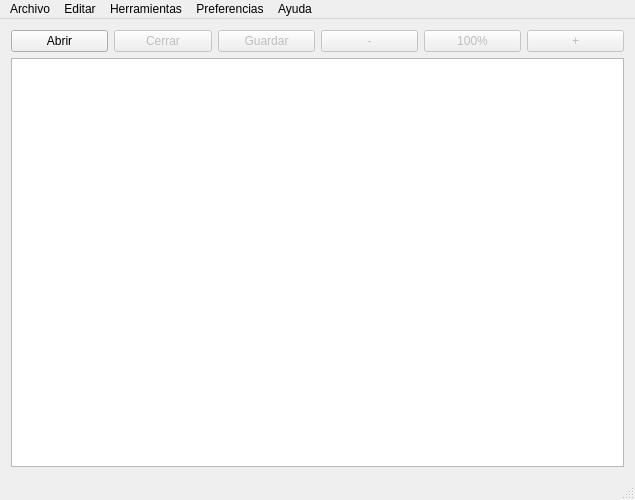
<?xml version="1.0" encoding="UTF-8"?>
<ui version="4.0">
 <class>MainWindow</class>
 <widget class="QMainWindow" name="MainWindow">
  <property name="geometry">
   <rect>
    <x>0</x>
    <y>0</y>
    <width>635</width>
    <height>500</height>
   </rect>
  </property>
  <property name="sizePolicy">
   <sizepolicy hsizetype="Fixed" vsizetype="Fixed">
    <horstretch>0</horstretch>
    <verstretch>0</verstretch>
   </sizepolicy>
  </property>
  <property name="minimumSize">
   <size>
    <width>600</width>
    <height>500</height>
   </size>
  </property>
  <property name="windowTitle">
   <string>Visor de Imágenes</string>
  </property>
  <widget class="QWidget" name="centralWidget">
   <property name="sizePolicy">
    <sizepolicy hsizetype="Preferred" vsizetype="Preferred">
     <horstretch>0</horstretch>
     <verstretch>0</verstretch>
    </sizepolicy>
   </property>
   <property name="layoutDirection">
    <enum>Qt::LeftToRight</enum>
   </property>
   <layout class="QHBoxLayout" name="horizontalLayout_5">
    <item>
     <layout class="QVBoxLayout" name="verticalLayout">
      <item>
       <layout class="QHBoxLayout" name="horizontalLayout">
        <item>
         <layout class="QHBoxLayout" name="accionesLayaout">
          <item>
           <widget class="QPushButton" name="abrirButton">
            <property name="text">
             <string>Abrir</string>
            </property>
           </widget>
          </item>
          <item>
           <widget class="QPushButton" name="cerrarButton">
            <property name="enabled">
             <bool>false</bool>
            </property>
            <property name="text">
             <string>Cerrar</string>
            </property>
           </widget>
          </item>
          <item>
           <widget class="QPushButton" name="guardarButton">
            <property name="enabled">
             <bool>false</bool>
            </property>
            <property name="text">
             <string>Guardar</string>
            </property>
           </widget>
          </item>
         </layout>
        </item>
        <item>
         <layout class="QHBoxLayout" name="horizontalLayout_3">
          <property name="sizeConstraint">
           <enum>QLayout::SetDefaultConstraint</enum>
          </property>
         </layout>
        </item>
        <item>
         <layout class="QHBoxLayout" name="verLayout">
          <item>
           <widget class="QPushButton" name="zoomOutButton">
            <property name="enabled">
             <bool>false</bool>
            </property>
            <property name="text">
             <string>-</string>
            </property>
           </widget>
          </item>
          <item>
           <widget class="QPushButton" name="zoomZeroButton">
            <property name="enabled">
             <bool>false</bool>
            </property>
            <property name="text">
             <string>100%</string>
            </property>
           </widget>
          </item>
          <item>
           <widget class="QPushButton" name="zoomInButton">
            <property name="enabled">
             <bool>false</bool>
            </property>
            <property name="text">
             <string>+</string>
            </property>
           </widget>
          </item>
         </layout>
        </item>
       </layout>
      </item>
      <item>
       <widget class="GraphicsView" name="graphicsView"/>
      </item>
     </layout>
    </item>
   </layout>
  </widget>
  <widget class="QMenuBar" name="menuBar">
   <property name="geometry">
    <rect>
     <x>0</x>
     <y>0</y>
     <width>635</width>
     <height>27</height>
    </rect>
   </property>
   <widget class="QMenu" name="menuArchivo">
    <property name="title">
     <string>Archivo</string>
    </property>
    <addaction name="actionAbrir"/>
    <addaction name="separator"/>
    <addaction name="actionGuardar"/>
    <addaction name="actionGuardar_como"/>
    <addaction name="separator"/>
    <addaction name="actionCerrar"/>
    <addaction name="actionSalir"/>
   </widget>
   <widget class="QMenu" name="menuEditar">
    <property name="title">
     <string>Editar</string>
    </property>
    <addaction name="actionAbrir_con"/>
    <addaction name="separator"/>
    <addaction name="actionAbrir_directorio"/>
    <addaction name="actionAbrir_terminal"/>
    <addaction name="separator"/>
    <addaction name="actionRenombrar"/>
    <addaction name="actionEliminar"/>
   </widget>
   <widget class="QMenu" name="menuHerramientas">
    <property name="title">
     <string>Herramientas</string>
    </property>
    <widget class="QMenu" name="menuZoom">
     <property name="enabled">
      <bool>false</bool>
     </property>
     <property name="title">
      <string>Zoom</string>
     </property>
     <addaction name="actionAmpliar"/>
     <addaction name="actionReducir"/>
     <addaction name="actionAjustar"/>
     <addaction name="actionNormal"/>
    </widget>
    <widget class="QMenu" name="menuRotar">
     <property name="enabled">
      <bool>false</bool>
     </property>
     <property name="title">
      <string>Rotar</string>
     </property>
     <addaction name="actionRotarDerecha"/>
     <addaction name="actionRotarIzquierda"/>
    </widget>
    <addaction name="menuZoom"/>
    <addaction name="menuRotar"/>
    <addaction name="separator"/>
    <addaction name="actionRestablecer"/>
   </widget>
   <widget class="QMenu" name="menuPreferencias">
    <property name="title">
     <string>Preferencias</string>
    </property>
    <addaction name="actionPantalla_completa"/>
   </widget>
   <widget class="QMenu" name="menuAyuda">
    <property name="title">
     <string>Ayuda</string>
    </property>
    <addaction name="actionAyuda"/>
    <addaction name="separator"/>
    <addaction name="actionAcerca_de"/>
   </widget>
   <addaction name="menuArchivo"/>
   <addaction name="menuEditar"/>
   <addaction name="menuHerramientas"/>
   <addaction name="menuPreferencias"/>
   <addaction name="menuAyuda"/>
  </widget>
  <widget class="QStatusBar" name="statusBar"/>
  <action name="actionAyuda">
   <property name="text">
    <string>Ayuda</string>
   </property>
   <property name="shortcut">
    <string>F1</string>
   </property>
  </action>
  <action name="actionAcerca_de">
   <property name="text">
    <string>Acerca de</string>
   </property>
   <property name="shortcut">
    <string>F2</string>
   </property>
  </action>
  <action name="actionGuardar">
   <property name="enabled">
    <bool>false</bool>
   </property>
   <property name="text">
    <string>Guardar</string>
   </property>
  </action>
  <action name="actionGuardar_como">
   <property name="enabled">
    <bool>false</bool>
   </property>
   <property name="text">
    <string>Guardar como</string>
   </property>
   <property name="shortcut">
    <string>Ctrl+S</string>
   </property>
  </action>
  <action name="actionCerrar">
   <property name="enabled">
    <bool>false</bool>
   </property>
   <property name="text">
    <string>Cerrar</string>
   </property>
   <property name="shortcut">
    <string>Ctrl+W</string>
   </property>
  </action>
  <action name="actionSalir">
   <property name="text">
    <string>Salir</string>
   </property>
   <property name="shortcut">
    <string>Ctrl+Q</string>
   </property>
  </action>
  <action name="actionPantalla_completa">
   <property name="checkable">
    <bool>true</bool>
   </property>
   <property name="text">
    <string>Pantalla completa</string>
   </property>
   <property name="shortcut">
    <string>F11</string>
   </property>
  </action>
  <action name="actionAbrir_con">
   <property name="enabled">
    <bool>false</bool>
   </property>
   <property name="text">
    <string>Abrir con...</string>
   </property>
  </action>
  <action name="actionRenombrar">
   <property name="enabled">
    <bool>false</bool>
   </property>
   <property name="text">
    <string>Renombrar</string>
   </property>
   <property name="shortcut">
    <string>Ctrl+R</string>
   </property>
  </action>
  <action name="actionEliminar">
   <property name="enabled">
    <bool>false</bool>
   </property>
   <property name="text">
    <string>Eliminar</string>
   </property>
   <property name="shortcut">
    <string>Del</string>
   </property>
  </action>
  <action name="actionAbrir_directorio">
   <property name="enabled">
    <bool>false</bool>
   </property>
   <property name="text">
    <string>Abrir directorio</string>
   </property>
   <property name="shortcut">
    <string>Ctrl+D</string>
   </property>
   <property name="shortcutContext">
    <enum>Qt::WindowShortcut</enum>
   </property>
  </action>
  <action name="actionAbrir_terminal">
   <property name="enabled">
    <bool>false</bool>
   </property>
   <property name="text">
    <string>Abrir terminal</string>
   </property>
   <property name="shortcut">
    <string>Ctrl+T</string>
   </property>
   <property name="shortcutContext">
    <enum>Qt::WindowShortcut</enum>
   </property>
  </action>
  <action name="actionRestablecer">
   <property name="enabled">
    <bool>false</bool>
   </property>
   <property name="text">
    <string>Restablecer</string>
   </property>
  </action>
  <action name="actionAmpliar">
   <property name="text">
    <string>Ampliar</string>
   </property>
   <property name="shortcut">
    <string>Ctrl++</string>
   </property>
  </action>
  <action name="actionReducir">
   <property name="text">
    <string>Reducir</string>
   </property>
   <property name="shortcut">
    <string>Ctrl+-</string>
   </property>
  </action>
  <action name="actionAjustar">
   <property name="text">
    <string>Ajustar</string>
   </property>
   <property name="shortcut">
    <string>Ctrl+=</string>
   </property>
  </action>
  <action name="actionNormal">
   <property name="text">
    <string>Normal</string>
   </property>
   <property name="shortcut">
    <string>Ctrl+0</string>
   </property>
  </action>
  <action name="actionRotarDerecha">
   <property name="text">
    <string>Rotar a la derecha</string>
   </property>
   <property name="shortcut">
    <string>Ctrl+L</string>
   </property>
  </action>
  <action name="actionRotarIzquierda">
   <property name="text">
    <string>Rotar a la izquierda</string>
   </property>
   <property name="shortcut">
    <string>Ctrl+K</string>
   </property>
  </action>
  <action name="actionAbrir">
   <property name="text">
    <string>Abrir</string>
   </property>
   <property name="shortcut">
    <string>Ctrl+O</string>
   </property>
  </action>
 </widget>
 <layoutdefault spacing="6" margin="11"/>
 <customwidgets>
  <customwidget>
   <class>GraphicsView</class>
   <extends>QGraphicsView</extends>
   <header location="global">graphicsview.hpp</header>
  </customwidget>
 </customwidgets>
 <resources/>
 <connections/>
</ui>
